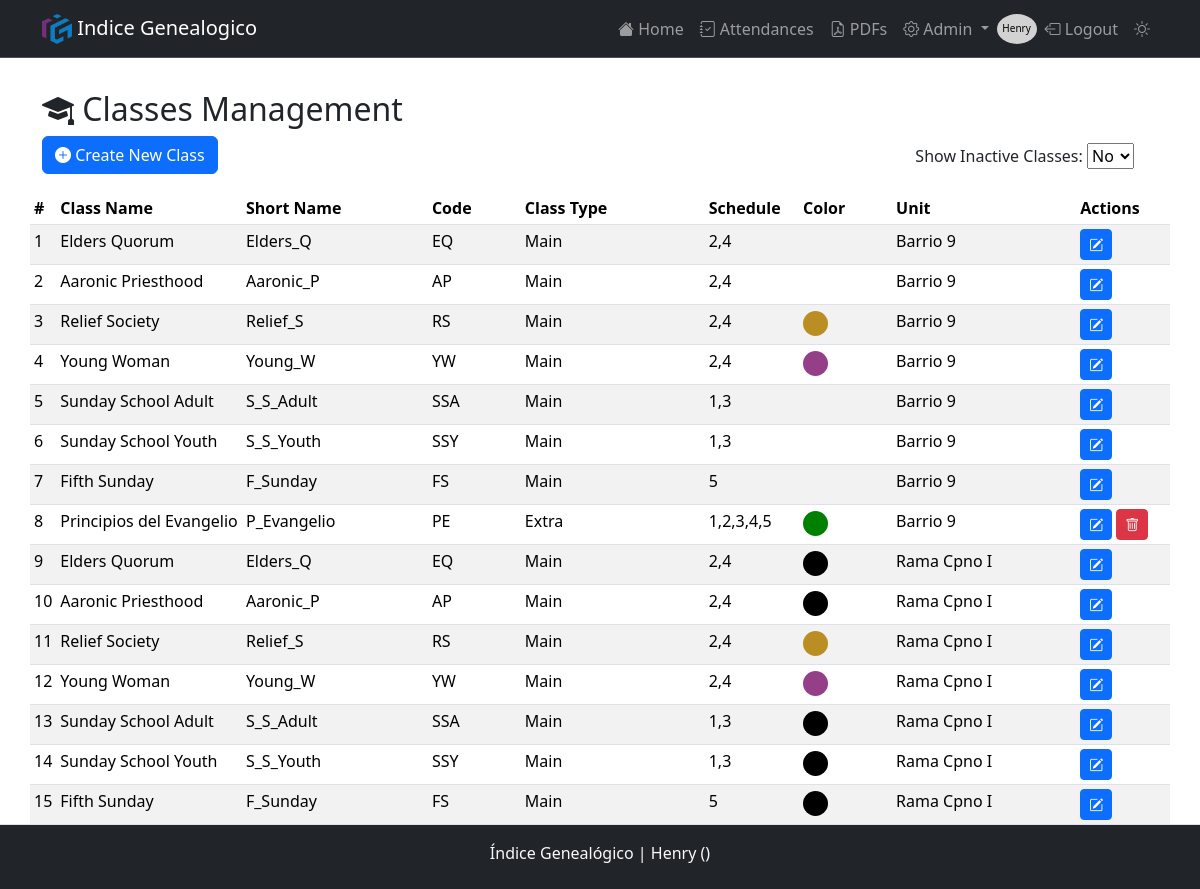
The page /classes (signed in) on the database as committed earlier.
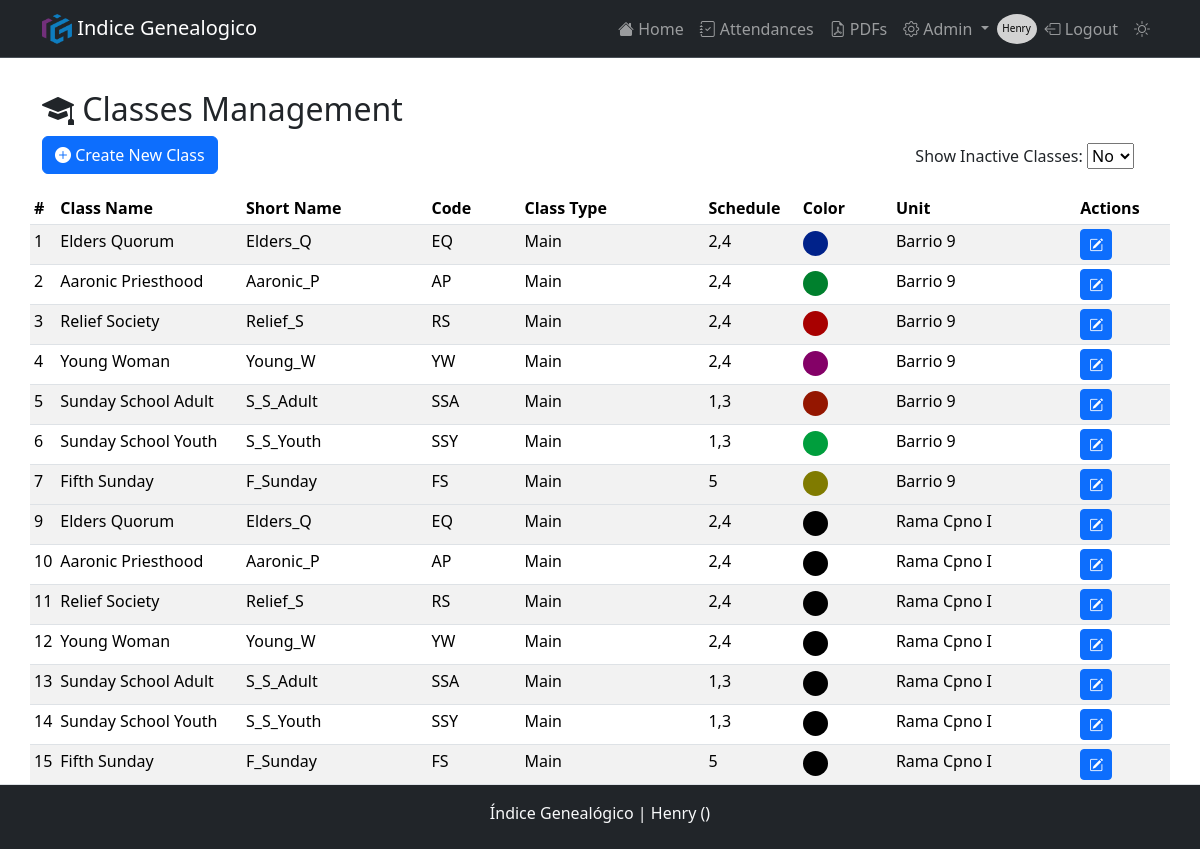
The same page on the database as committed later.
### models.py (models this page shows, shortened)
class Classes(db.Model):
    __tablename__     = 'classes'
    id                = db.Column(db.Integer, primary_key=True)
    class_name        = db.Column(db.String(50), nullable=False)
    short_name        = db.Column(db.String(20), nullable=False)
    class_code        = db.Column(db.String(10), nullable=False)
    class_type        = db.Column(db.String(10), nullable=False, default='Extra')
    schedule          = db.Column(db.String(10), nullable=True)
    is_active         = db.Column(db.Boolean, nullable=False, default=True)
    class_color       = db.Column(db.String(7), nullable=True, default="#000000")
    meeting_center_id = db.Column(db.Integer, db.ForeignKey('meeting_center.id'), nullable=False)
    attendances       = db.relationship('Attendance', backref=db.backref('classes', lazy=True), cascade="all, delete-orphan")
    __table_args__    = (
        UniqueConstraint('class_code', 'meeting_center_id', name='uq_class_code_meeting_center'),
        UniqueConstraint('class_name', 'meeting_center_id', name='uq_class_name_meeting_center'),
        UniqueConstraint('short_name', 'meeting_center_id', name='uq_short_name_meeting_center'),
    )
    def delete(self):
        if self.attendances:
            raise ValueError(_('Cannot delete a class with registered attendance.'))
        db.session.delete(self)

class MeetingCenter(db.Model):
    __tablename__ = 'meeting_center'
    id          = db.Column(db.Integer, primary_key=True)
    unit_number = db.Column(db.Integer, unique=True, nullable=False)
    name        = db.Column(db.String(50), nullable=False)
    short_name  = db.Column(db.String(20), nullable=False)
    city        = db.Column(db.String(50), nullable=True)
    start_time  = db.Column(db.Time, nullable=True)
    end_time    = db.Column(db.Time, nullable=True)
    attendances = db.relationship('Attendance', backref=db.backref('meeting_center', lazy=True), cascade="all, delete-orphan")
    users       = db.relationship('User',       backref=db.backref('meeting_center', lazy=True), cascade="all, delete-orphan")
    classes     = db.relationship('Classes',    backref=db.backref('meeting_center', lazy=True), cascade="all, delete-orphan")
    def delete(self):
        if self.attendances:
            raise ValueError(_('Cannot delete a church unit with registered attendance.'))
        db.session.delete(self)

### routes.py (the view)
@bp.route('/classes', methods=['GET'])
@role_required('Admin', 'Owner')
def classes():
    role = session.get('role')
    meeting_center_id = session.get('meeting_center_id')
    query = db.session.query(
        Classes.id,
        Classes.class_name,
        Classes.short_name,
        Classes.class_code,
        Classes.class_type,
        Classes.schedule,
        Classes.is_active,
        Classes.class_color,
        MeetingCenter.short_name.label('meeting_short_name')
        ).join(MeetingCenter, Classes.meeting_center_id == MeetingCenter.id)
    if role == 'Admin':
        query = query.filter(Classes.meeting_center_id == meeting_center_id)
    elif role == 'Owner':
        pass
    classes = query.all()
    return render_template('classes.html', classes=classes)

### app.py (called while the page is built)
def get_locale():
    forced_language = 'es'  # Cambia a 'pt' o cualquier otro idioma que quieras probar
    if forced_language in Config.LANGUAGES:
        return forced_language
    lang = request.cookies.get('lang')
    if lang in Config.LANGUAGES:
        return lang
    return request.accept_languages.best_match(Config.LANGUAGES)

### utils.py (called while the page is built)
def role_required(*roles):
    def decorator(f):
        @wraps(f)
        def decorated_function(*args, **kwargs):
            user_role = session.get('role')  # Suponiendo que el rol se almacena en la sesión
            if user_role not in roles:
                flash('You do not have permission to perform this action.', 'danger')
                return redirect(url_for('routes.login'))  # Ajusta la ruta de redirección según sea necesario
            return f(*args, **kwargs)
        return decorated_function
    return decorator

### templates/classes.html (shortened to what this page needs)
{% extends "layout.html" %}
{% block content %}
<h2><i class="bi bi-mortarboard-fill"></i>  {{ _('Classes Management') }}</h2>
<div class="row d-flex justify-content-between">
  <div class="col-auto">
    <a class="btn btn-primary" href="{{ url_for('routes.create_class') }}"><i class="bi bi-plus-circle-fill"></i>  {{ _('Create New Class') }}</a>
  </div>
  <form class="col-auto" id="toggleInactiveClasses" method="POST" action="/attendances">
    <div class="form-inline mb-3">
      <label class="my-2 mr-2 col-auto" for="inactive_classes_toggle">{{ _('Show Inactive Classes:') }}</label>
      <select class="custom-select my-1 mr-sm-2" id="inactive_classes_toggle" onchange="toggleInactiveClasses()">
          <option value="false">{{ _('No') }}</option>
      </select>
    </div>
  </form>
</div>
<table class="table table-striped table-sm pb-5">
  <thead class="thead-dark">
    <tr>
      <th scope="col">#</th>
      <th scope="col">{{ _('Class Name') }}</th>
      <th scope="col" class="d-none d-md-table-cell">{{ _('Short Name') }}</th>
      <th scope="col" class="d-none d-md-table-cell">{{ _('Code') }}</th>
      <th scope="col">{{ _('Class Type') }}</th>
      <th scope="col">{{ _('Schedule') }}</th>
      <th scope="col" class="d-none d-lg-table-cell">{{ _('Color') }}</th>
      <th scope="col" class="d-none d-lg-table-cell">{{ _('Unit') }}</th>
      <th scope="col">{{ _('Actions') }}</th>
    </tr>
  </thead>
  <tbody>
    {% for class in classes %}
      <tr class="class-row" data-is-active="{{ 'true' if class.is_active else 'false' }}">
        <td scope="row">{{ loop.index }}</td>
        <td class="col-md-2">{{ class.class_name }}</td>
        <td class="col-md-2 d-none d-md-table-cell">{{ class.short_name }}</td>
        <td class="col-md-1 d-none d-md-table-cell">{{ class.class_code}}</td>
        <td class="col-md-2">{{ class.class_type}}</td>
        <td class="col-md-1">{{ class.schedule}}</td>
        <td style="color: {{ class.class_color }};" class="col-md-1 d-none d-lg-table-cell"><div class="class_color" style="background-color: {{ class.class_color }};"></div></td>
        <td class="col-md-2 d-none d-lg-table-cell dot-1">{{ class.meeting_short_name}}</td>
        <td class="col-md-2">
          <a class="btn btn-primary btn-sm" data-toggle="tooltip" title="Edit class" href="{{ url_for('routes.update_class', id=class.id) }}">
            <i class="bi bi-pencil-square"></i>
          </a>
          {% if not (class.class_type == 'Main')  %}
          <form id="deleteForm-class-{{ class.id }}" action="{{ url_for('routes.delete_class', id=class.id) }}" method="post" style="display:inline;">
            <button type="button" class="btn btn-danger btn-sm" data-toggle="tooltip" title="Eliminar Clase"  onclick="confirmDelete('class', {{ class.id }})">
              <i class="bi bi-trash"></i>
            </button>
          </form>
          {% endif %}
        </td>
      </tr>
    {% endfor%}
  </tbody>
</table>
{% endblock %}

### templates/layout.html (shortened to what this page needs)
<!DOCTYPE html>
<html lang="en">
<head>
    {% include 'partials/head.html' %}
</head>
<body class="{{ 'logged-in' if session['user_id'] else '' }}">
    <head>
        {% include 'partials/navbar.html' %}
    </head>
    <main  class="pb-5">
        <div class="container">
            <div class="row">
                {% block content %} {% endblock %}
            </div>
        </div>
    </main>
    {% if session['user_id'] %}
    <footer>
        {% include 'partials/footer.html' %}
    </footer>
    {% endif %}
</body>
</html>

### templates/partials/head.html (shortened to what this page needs)
<link href="https://cdn.jsdelivr.net/npm/bootstrap@5.3.3/dist/css/bootstrap.min.css" rel="stylesheet">
<link rel="stylesheet" href="https://use.fontawesome.com/releases/v5.8.2/css/all.css"/>
<link rel="stylesheet" href="{{ url_for('static', filename='/css/styles.css') }}"/>
<link rel="stylesheet" href="https://cdn.jsdelivr.net/npm/bootstrap-icons@1.11.3/font/bootstrap-icons.min.css">

### templates/partials/navbar.html (shortened to what this page needs)
<nav class="navbar navbar-expand-lg bg-dark border-bottom border-body sticky-top" data-bs-theme="dark">
    <div class="container">
        <a class="navbar-brand" href="#">
            <img src="{{ url_for('static', filename='/img/favicon/android-chrome-512x512.png') }}" alt="Logo" width="30" height="30"
                class="d-inline-block align-text-top">
            Indice Genealogico
        </a>
            <div class="collapse navbar-collapse" id="navbarNav">
                <ul class="navbar-nav">
                    {% if session['user_id'] %}
                        <li class="nav-item"><a class="nav-link {{ 'active' if request.endpoint == 'routes.index' else '' }}" href="{{ url_for('routes.index') }}"><i class="bi bi-house-fill"></i> {{_('Home') }}</a></li>
                        <li class="nav-item"><a class="nav-link {{ 'active' if request.endpoint == 'routes.attendances' else '' }}" href="{{ url_for('routes.attendances') }}"><i class="bi bi-journal-check"></i> {{ _('Attendances') }}</a></li>
                        <li class="nav-item"><a class="nav-link {{ 'active' if request.endpoint == 'routes.list_pdfs' else '' }}" href="{{ url_for('routes.list_pdfs') }}"><i class="bi bi-file-earmark-pdf"></i>  PDFs</a></li>
                        {% if session['role'] =='Owner' or session['role'] =='Admin' %}
                        <li class="nav-item dropdown">
                            <a class="nav-link dropdown-toggle" href="#" id="navbarDropdown" role="button" data-toggle="dropdown" aria-haspopup="true" aria-expanded="false">
                                <i class="bi bi-gear"></i>  Admin
                            </a>
                        </li>
                    {% endif %}
                        <div class="circle">
                            <p style="font-size: 10px; display:block; padding-top: 15px;">{{ session['user_name'] }}</p>
                        </div>
                        <li class="nav-item"><a class="nav-link" href="{{ url_for('routes.logout') }}"><i class="bi bi-box-arrow-left"></i> {{ _('Logout') }}</a></li>
                    {% else %}
                    <li class="nav-item {{ 'active' if request.endpoint == 'routes.login' else '' }}"><a class="nav-link" href="{{ url_for('routes.login') }}"><i class="bi bi-box-arrow-in-right"></i> {{ _('Login') }}</a></li>
               {% endif %}
               <li class="nav-item"><a class="nav-link"  id="themeSwitcher" href=""></i></a></li>
                </ul>
            </div>
        </div>
</nav>

### templates/partials/footer.html (shortened to what this page needs)
<footer class="bg-dark text-center text-lg-start footer fixed-bottom mt-5 border-top py-2">
        <div class="text-center text-light">
            <p class="text-light pt-2"> Índice Genealógico |
                {% if session['user_id'] %}{{  session['meeting_center_name'] }} ({{ session['meeting_center_number']}}){%
                    else %}Please log in.
                {% endif %} </p>
    </div>
</footer>

### static/css/styles.css (style rules this page uses)
body { display: flex; min-height: 100vh; flex-direction: column; }
main { flex: 1; }
.navbar-collapse { -ms-flex-positive: 0; flex-grow: 0; }
.circle { border-radius: 50%; width: 40px; height: 30px; background-color: #d2d2d2; color: black; display: flex; justify-content: center; align-items: center; margin-top: 5px; }
.dot-1 { overflow: hidden; display: -webkit-box; -webkit-box-orient: vertical; -webkit-line-clamp: 1; }
.class_color { display: inline-block; width: 25px; height: 25px; border-radius: 50%; vertical-align: middle; }

Rows that differ between the two databases and show on the page:
no longer on this page (row edited): Classes: class_name "Principios del Evangelio", short_name "P_Evangelio", class_code "PE", class_type "Extra", schedule "1,2,3,4,5", meeting_short_name "Barrio 9"
changed Classes (number 1 of 14 on the later page): class_color empty → "#00228a" (drawn)
changed Classes (number 2 of 14 on the later page): class_color empty → "#00802d" (drawn)
changed Classes (number 3 of 14 on the later page): class_color "#ba8e23" → "#a80000" (drawn)
changed Classes (number 4 of 14 on the later page): class_color "#943f88" → "#840167" (drawn)
changed Classes (number 5 of 14 on the later page): class_color empty → "#941600" (drawn)
changed Classes (number 6 of 14 on the later page): class_color empty → "#009e3d" (drawn)
changed Classes (number 7 of 14 on the later page): class_color empty → "#807b00" (drawn)
changed Classes (number 10 of 14 on the later page): class_color "#ba8e23" → "#000000" (drawn)
changed Classes (number 11 of 14 on the later page): class_color "#943f88" → "#000000" (drawn)
